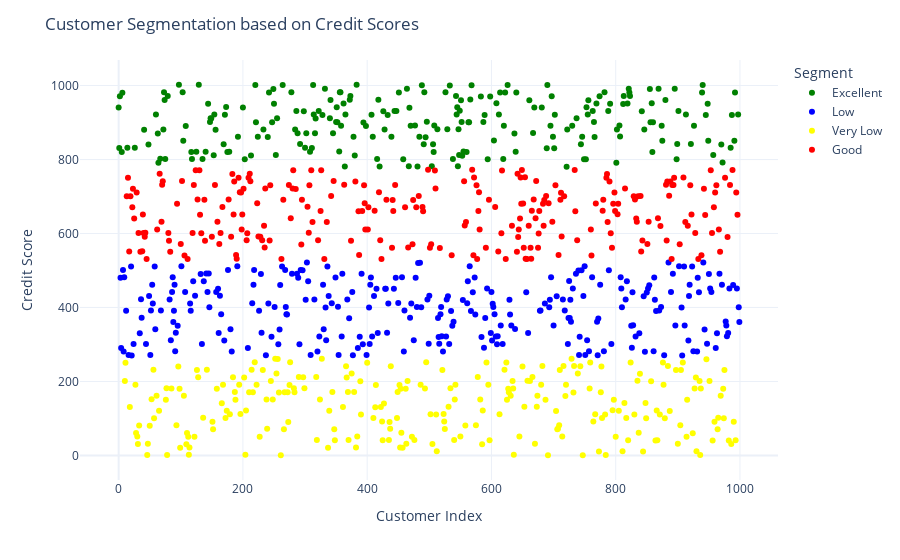

The notebook cell saved with this chart:
### Markdown cell above
Now let’s name the segments based on the above clusters and have a look at the segments again:

### Code cell
cred["Segment"] = cred["Segment"].map({2:"Very Low",0:"Low",1:"Good", 3: "Excellent"})

#Convert the Segment columns  to category data type
cred["Segment"] = cred["Segment"].astype("category")

#Visualize the Segment using plotly
fig_segment = px.scatter(cred, x = cred.index , y = "Credit Score", color= "Segment",
                        color_discrete_sequence= ["green", "blue" , "yellow" , "red"])

fig_segment.update_layout(
                    xaxis_title = "Customer Index",
                    yaxis_title = "Credit Score",
                    title = "Customer Segmentation based on Credit Scores"
                        )

fig_segment.show()

### Figure 1 — Plotly figure (JSON) as saved in the notebook; plotly's stock layout.template omitted (floating-point values rounded to 4 significant figures; data arrays with more than 128 entries replaced by an {"elided": "..."} marker saying what was removed)
{"data": [{"hovertemplate": "Segment=Excellent<br>index=%{x}<br>Credit Score=%{y}<extra></extra>", "legendgroup": "Excellent", "marker": {"color": "green", "symbol": "circle"}, "mode": "markers", "name": "Excellent", "orientation": "v", "showlegend": true, "type": "scatter", "x": {"elided": "230 int values"}, "xaxis": "x", "y": {"elided": "230 float values"}, "yaxis": "y"}, {"hovertemplate": "Segment=Low<br>index=%{x}<br>Credit Score=%{y}<extra></extra>", "legendgroup": "Low", "marker": {"color": "blue", "symbol": "circle"}, "mode": "markers", "name": "Low", "orientation": "v", "showlegend": true, "type": "scatter", "x": {"elided": "274 int values"}, "xaxis": "x", "y": {"elided": "274 float values"}, "yaxis": "y"}, {"hovertemplate": "Segment=Very Low<br>index=%{x}<br>Credit Score=%{y}<extra></extra>", "legendgroup": "Very Low", "marker": {"color": "yellow", "symbol": "circle"}, "mode": "markers", "name": "Very Low", "orientation": "v", "showlegend": true, "type": "scatter", "x": {"elided": "250 int values"}, "xaxis": "x", "y": {"elided": "250 float values"}, "yaxis": "y"}, {"hovertemplate": "Segment=Good<br>index=%{x}<br>Credit Score=%{y}<extra></extra>", "legendgroup": "Good", "marker": {"color": "red", "symbol": "circle"}, "mode": "markers", "name": "Good", "orientation": "v", "showlegend": true, "type": "scatter", "x": {"elided": "246 int values"}, "xaxis": "x", "y": {"elided": "246 float values"}, "yaxis": "y"}], "layout": {"legend": {"title": {"text": "Segment"}, "tracegroupgap": 0}, "margin": {"t": 60}, "title": {"text": "Customer Segmentation based on Credit Scores"}, "xaxis": {"anchor": "y", "domain": [0, 1], "title": {"text": "Customer Index"}}, "yaxis": {"anchor": "x", "domain": [0, 1], "title": {"text": "Credit Score"}}}}
